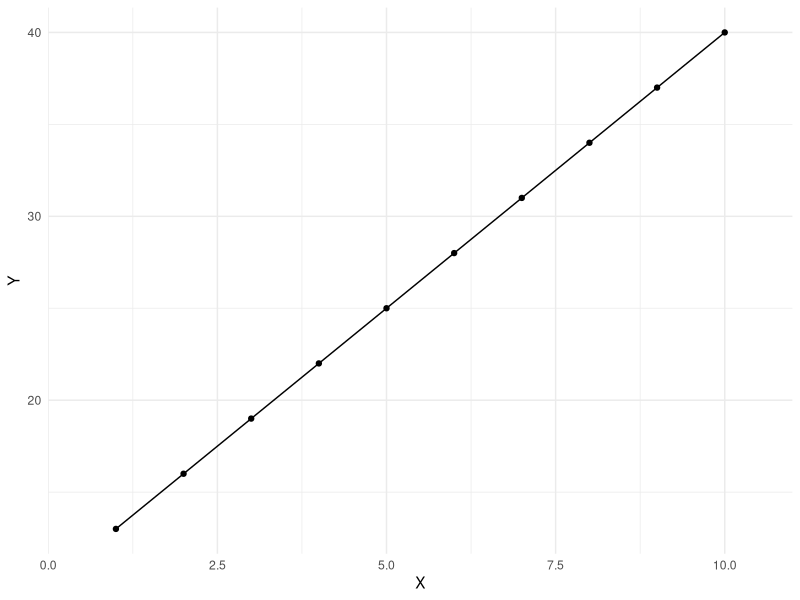

The R script that drew this image:
## ---- chunk 1
knitr::opts_chunk$set(echo = TRUE, warning = FALSE, message = FALSE)

library(tidyverse)
library(pracma)
## ---- chunk 2
seq(0, 10, by = 0.5)
## ---- chunk 3
test_fun <- function(X, a, b) {
  return(Y = a*X + b)
}
## ---- chunk 4
test_fun(X = 5, b = 10, a = 3)
## ---- chunk 5
test_df <- data.frame(a = c(3),
                 b = c(10),
                 X = c(1:10))

test_df$Y = test_fun(a = test_df$a, b = test_df$b, X = test_df$X)
## ---- chunk 6
test_df
## ---- chunk 7
test_gg <- ggplot(data = test_df, aes(x = X, y = Y)) +
  geom_point() +
  geom_line() +
  scale_x_continuous(expand = c(0, 0), limits = c(0, 11)) +
  theme_minimal()

test_gg
## ---- chunk 8
F1 <- function(X, a1, b1) {
  return(Y = a1*X + b1)
}

F2 <- function(X, a2, b2) {
  return(Y = a2*X + b2)
}
## ---- chunk 9
F3 <- function(X, a1, b1, a2, b2) {
  Z = F1(X, a1, b1) - F2(X, a2, b2)
  return(Z)
}
## ---- chunk 10
fzero(fun = F3, x = 7, a1 = -2, b1 = 100, a2 = 3, b2 = 0)

F1(X = 20, a1 = -2, b1= 100)
## ---- chunk 11
### Write functions

car_supply <- function(Q) {
  P = 120 + (0.3*(Q^1.3))
  return(P)
}

car_demand <- function(Q) {
  P = 1000 - Q*0
  return(P)
}
## ---- chunk 12
q_star <- function(P) {
  Q = ((P - 120) / 0.3)^(1/1.3)
  return(Q)
}
## ---- chunk 13
q_star(P = 1000)
## ---- chunk 14
elast <- function(Q1, Q2, P1, P2) {
  E = ((Q2 - Q1)/Q1) / ((P2 - P1)/P1)
  return(E)
}
## ---- chunk 15
# q_star(P = 1500) ### = 656.9102

elast(Q1 = 464.7304, Q2 = 656.9102, P1 = 1000, P2 = 1500)
## ---- chunk 16
### Producer surplus

integral(car_demand, xmin=0, xmax=464.7304) - integral(car_supply, xmin=0, xmax=464.7304)
## ---- chunk 17
### Total cost?

1000 * 464.7304 
## ---- chunk 18
car_mb <- function(Q) {
  P = 1500 - (0.4*(Q^1.2))
  return(P)
}
## ---- chunk 19
f_diff <- function(Q) {
  Z = car_mb(Q) - car_supply(Q)
  return(Z)
}
## ---- chunk 20
# fzero(fun = f_diff, x = 7)$x

### Q = 431.524
## ---- chunk 21
car_mb(431.524)
